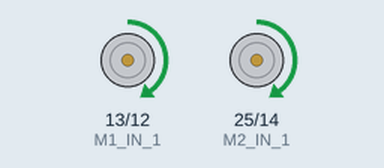
Recording of a program running on a simulated ESP32. On the bench: motor-driver pin pairs drawn as motors (green arrow = first pin HIGH = forward, orange = second pin HIGH = backward, longer = more drive).

Above: at 0.7 s.
At 5.2 s:
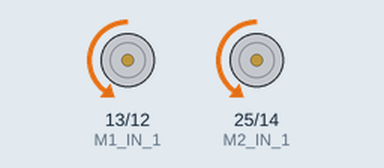
Timing chart, 0 to 6.9 s (numbered marks = the images above):
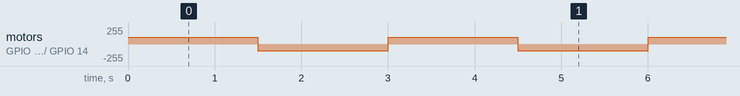

Measured:
- by itself, motor on GPIO 13 (M1_IN_1) / GPIO 12 (M1_IN_2), motor on GPIO 25 (M2_IN_1) / GPIO 14 (M2_IN_2): alternates forward 100/255 for 1.5 s and backward 100/255 for 1.5 s

The program:

main.cpp
```cpp
#include <Arduino.h>

const unsigned int M1_IN_1 = 13;
const unsigned int M1_IN_2 = 12;
const unsigned int M2_IN_1 = 25;
const unsigned int M2_IN_2 = 14;

const unsigned int M1_IN_1_CHANNEL = 8;
const unsigned int M1_IN_2_CHANNEL = 9;
const unsigned int M2_IN_1_CHANNEL = 2;
const unsigned int M2_IN_2_CHANNEL = 3;

const unsigned int M1_I_SENSE = 35;
const unsigned int M2_I_SENSE = 34;

const unsigned int PWM_VALUE = 255; // Do not give max PWM. Robot will move fast

const int freq = 5000;
const int resolution = 8;


void setup() {
  Serial.begin(115200);

  ledcSetup(M1_IN_1_CHANNEL, freq, resolution);
  ledcSetup(M1_IN_2_CHANNEL, freq, resolution);
  ledcSetup(M2_IN_1_CHANNEL, freq, resolution);
  ledcSetup(M2_IN_2_CHANNEL, freq, resolution);

  ledcAttachPin(M1_IN_1, M1_IN_1_CHANNEL);
  ledcAttachPin(M1_IN_2, M1_IN_2_CHANNEL);
  ledcAttachPin(M2_IN_1, M2_IN_1_CHANNEL);
  ledcAttachPin(M2_IN_2, M2_IN_2_CHANNEL);

  pinMode(M1_I_SENSE, INPUT);
  pinMode(M2_I_SENSE, INPUT);
}

void loop() {
  ledcWrite(M1_IN_1_CHANNEL, 100);
  ledcWrite(M1_IN_2_CHANNEL, 0);
  ledcWrite(M2_IN_1_CHANNEL, 100);
  ledcWrite(M2_IN_2_CHANNEL, 0);
  delay(1500);

  ledcWrite(M1_IN_1_CHANNEL, 0);
  ledcWrite(M1_IN_2_CHANNEL, 100);
  ledcWrite(M2_IN_1_CHANNEL, 0);
  ledcWrite(M2_IN_2_CHANNEL, 100);
  delay(1500);
}
```
